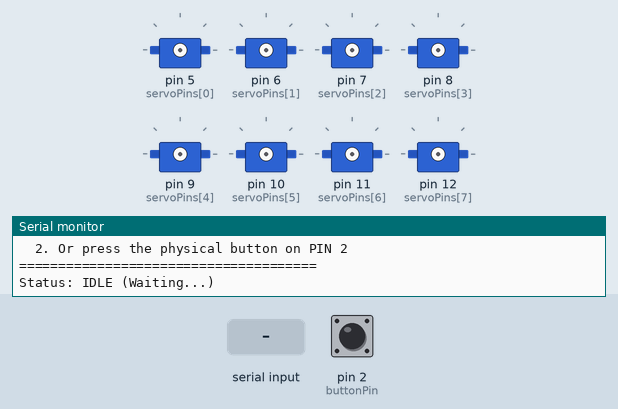
This sketch was run on a simulated Arduino Uno, built with avr-gcc and run on an emulated ATmega328P. Parts: 8 × servo, the last lines printed to the serial monitor. Inputs (shaded band) come from the test bench; at power-on: pin 2 (buttonPin) HIGH.

Above: at 1.4 s.
1.5 s: "1" received over Serial
At 4.2 s:
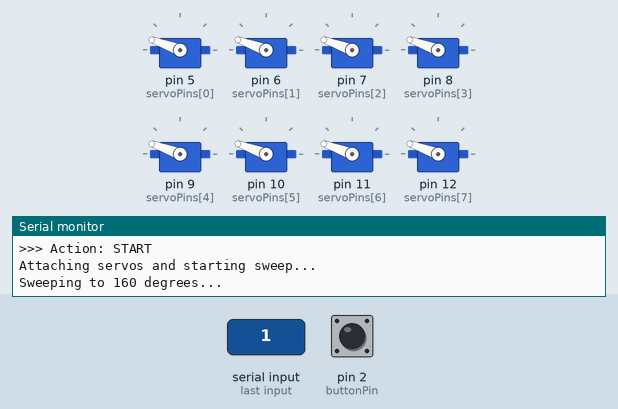
4.5 s: "0" received over Serial
At 5.3 s:
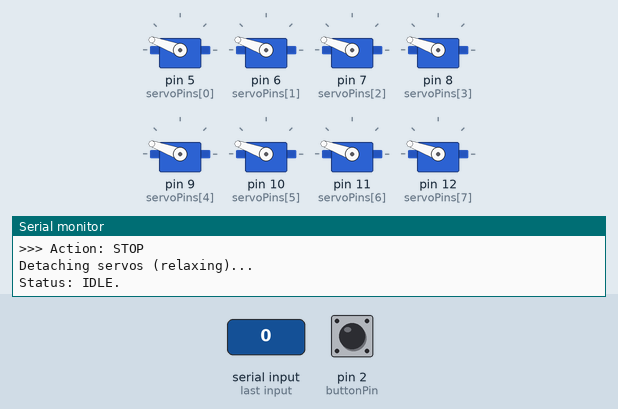
Timing chart, 0 to 7.5 s (numbered marks = the images above; inputs shaded):
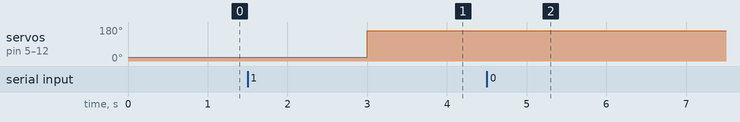

The sketch:

PCA9685_Test.ino
```cpp
#include <Servo.h>

// Create 8 servo objects
Servo servos[8];

// Define the 8 pins we are using
const int servoPins[8] = {5, 6, 7, 8, 9, 10, 11, 12};
const int buttonPin = 2; // Button pin (INPUT_PULLUP)

bool isRunning = false;
unsigned long lastMoveTime = 0;
int sweepState = 0;
bool lastButtonState = HIGH;
unsigned long lastDebounceTime = 0;

void toggleState() {
  isRunning = !isRunning;

  if (isRunning) {
    Serial.println("\n>>> Action: START");
    Serial.println("Attaching servos and starting sweep...");
    for (int i = 0; i < 8; i++) {
      servos[i].attach(servoPins[i]);
      servos[i].write(20);
    }
    lastMoveTime = millis();
    sweepState = 0;
  } else {
    Serial.println("\n>>> Action: STOP");
    Serial.println("Detaching servos (relaxing)...");
    for (int i = 0; i < 8; i++) {
      servos[i].detach();
    }
    Serial.println("Status: IDLE.");
  }
}

void setup() {
  Serial.begin(9600);
  pinMode(buttonPin, INPUT_PULLUP);

  Serial.println("\n======================================");
  Serial.println("    8-SERVO EASY TOGGLE TEST BOARD    ");
  Serial.println("======================================");
  Serial.println("To toggle START / STOP:");
  Serial.println("  1. Press ENTER in Serial Monitor (or send anything)");
  Serial.println("  2. Or press the physical button on PIN 2");
  Serial.println("======================================");
  Serial.println("Status: IDLE (Waiting...)");
}

void loop() {
  // 1. Toggle on any Serial Input
  if (Serial.available() > 0) {
    // Clear buffer
    while(Serial.available() > 0) {
      Serial.read();
    }
    toggleState();
  }

  // 2. Toggle on Physical Button Press
  bool currentButtonReading = digitalRead(buttonPin);
  if (currentButtonReading != lastButtonState) {
    lastDebounceTime = millis();
  }

  if ((millis() - lastDebounceTime) > 50) {
    // If the button state has changed and is now LOW (pressed)
    if (currentButtonReading == LOW && lastButtonState == HIGH) {
      toggleState();
      delay(200); // Simple debounce delay to prevent double triggers
    }
  }
  lastButtonState = currentButtonReading;

  // Non-blocking sweep logic
  if (isRunning) {
    unsigned long currentMillis = millis();
    if (currentMillis - lastMoveTime >= 1500) {
      lastMoveTime = currentMillis;

      if (sweepState == 0) {
        Serial.println("Sweeping to 160 degrees...");
        for (int i = 0; i < 8; i++) {
          servos[i].write(160);
        }
        sweepState = 1;
      } else {
        Serial.println("Sweeping to 20 degrees...");
        for (int i = 0; i < 8; i++) {
          servos[i].write(20);
        }
        sweepState = 0;
      }
    }
  }
}
```

Measured:
- after the input at 1.5 s, servo on pin 5 (servoPins[0]), servo on pin 6 (servoPins[1]), servo on pin 7 (servoPins[2]), servo on pin 8 (servoPins[3]), servo on pin 9 (servoPins[4]), servo on pin 10 (servoPins[5]), servo on pin 11 (servoPins[6]), servo on pin 12 (servoPins[7]): 20° → 160° after 1.5 s
- after the input at 4.5 s, servo on pin 5 (servoPins[0]), servo on pin 6 (servoPins[1]), servo on pin 7 (servoPins[2]), servo on pin 8 (servoPins[3]), servo on pin 9 (servoPins[4]), servo on pin 10 (servoPins[5]), servo on pin 11 (servoPins[6]), servo on pin 12 (servoPins[7]): stops changing and stays 160°
